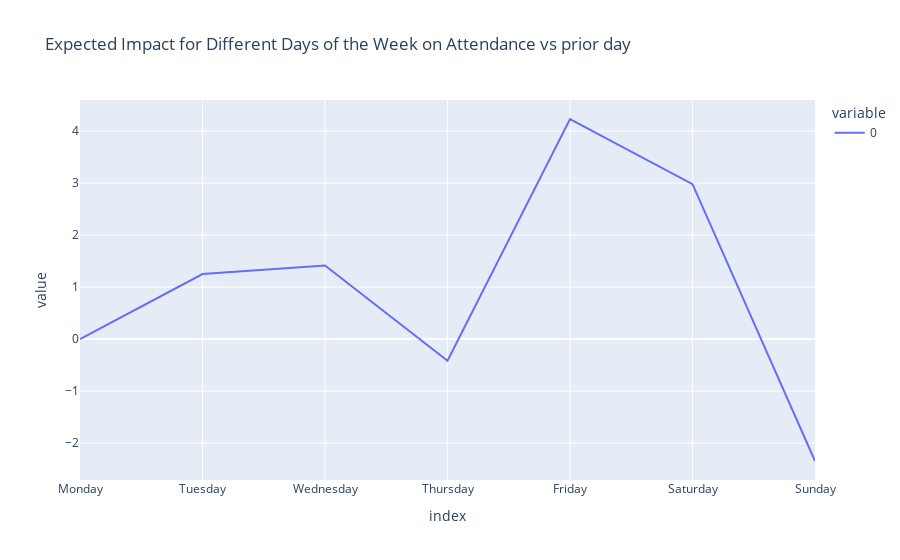

Notebook code cell kept with this figure:
### Code cell
pd.options.plotting.backend = "plotly"

preds.mean().diff().fillna(0).plot(title="Expected Impact for Different Days of the Week on Attendance vs prior day")

### Figure 1 — Plotly figure (JSON) as saved in the notebook; plotly's stock layout.template omitted (floating-point values rounded to 4 significant figures)
{"data": [{"hovertemplate": "variable=0<br>index=%{x}<br>value=%{y}<extra></extra>", "legendgroup": "0", "line": {"color": "#636efa", "dash": "solid"}, "mode": "lines", "name": "0", "orientation": "v", "showlegend": true, "type": "scatter", "x": ["Monday", "Tuesday", "Wednesday", "Thursday", "Friday", "Saturday", "Sunday"], "xaxis": "x", "y": [0, 1.252, 1.415, -0.417, 4.233, 2.98, -2.344], "yaxis": "y"}], "layout": {"legend": {"title": {"text": "variable"}, "tracegroupgap": 0}, "title": {"text": "Expected Impact for Different Days of the Week on Attendance vs prior day"}, "xaxis": {"anchor": "y", "domain": [0, 1], "title": {"text": "index"}}, "yaxis": {"anchor": "x", "domain": [0, 1], "title": {"text": "value"}}}}
